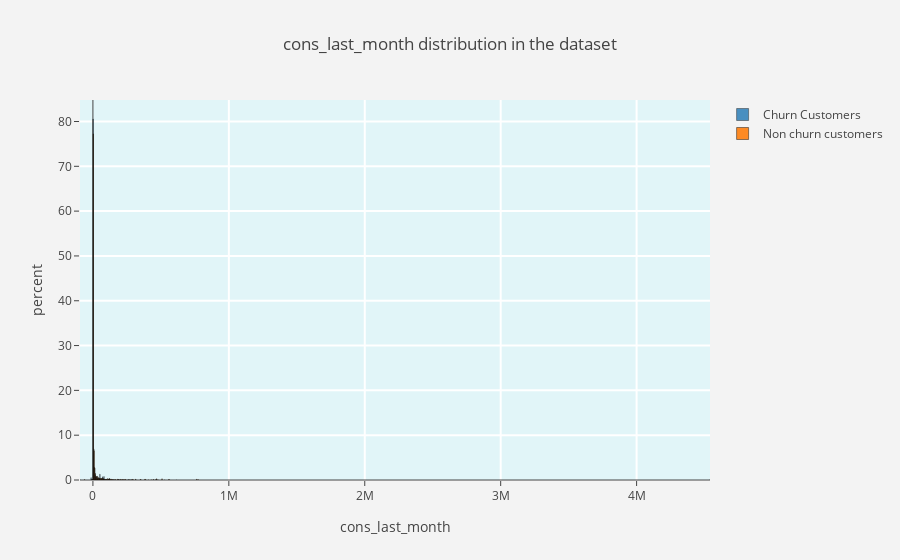

Write notebook code for a chart like this one.
### Code cell
histogram(num_cols[3])

### Figure 1 — Plotly figure (JSON) as saved in the notebook; plotly's stock layout.template omitted (floating-point values rounded to 4 significant figures; data arrays with more than 128 entries replaced by an {"elided": "..."} marker saying what was removed)
{"data": [{"histnorm": "percent", "marker": {"line": {"color": "black", "width": 0.5}}, "name": "Churn Customers", "opacity": 0.8, "type": "histogram", "uid": "4ab5ea7f-ab88-49ff-b0e4-9fbc379d8863", "x": {"elided": "1543 int values"}}, {"histnorm": "percent", "marker": {"line": {"color": "black", "width": 0.5}}, "name": "Non churn customers", "opacity": 0.9, "type": "histogram", "uid": "7b6e9d99-5830-4bc1-b7ee-7e9ed8b480fc", "x": {"elided": "13957 int values"}}], "layout": {"paper_bgcolor": "rgb(243,243,243)", "plot_bgcolor": "rgb(225,245,248)", "title": {"text": "cons_last_month distribution in the dataset "}, "xaxis": {"gridcolor": "rgb(255, 255, 255)", "gridwidth": 2, "ticklen": 5, "title": {"text": "cons_last_month"}, "zerolinewidth": 1}, "yaxis": {"gridcolor": "rgb(255, 255, 255)", "gridwidth": 2, "ticklen": 5, "title": {"text": "percent"}, "zerolinewidth": 1}}}
